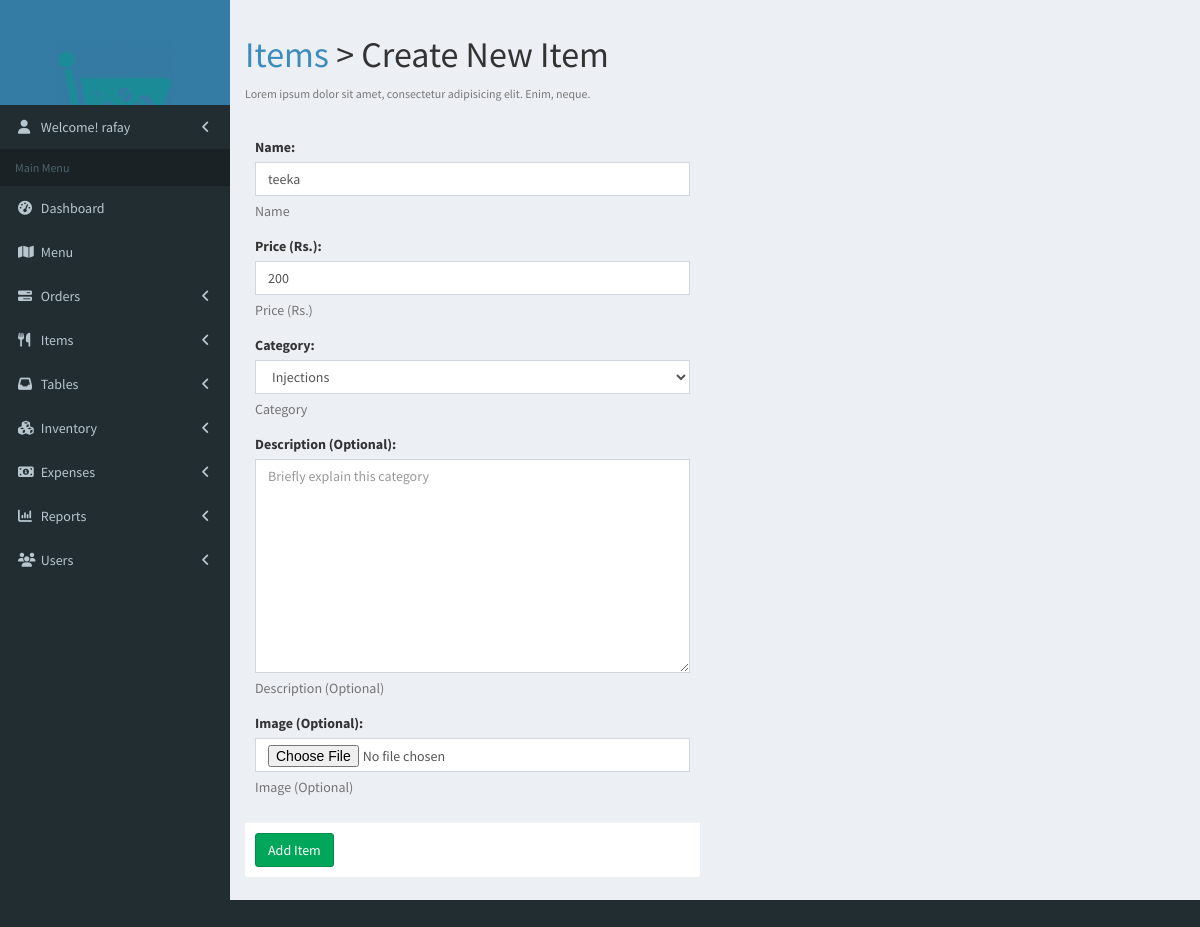
/item/1/edit (signed in), run on the app's committed database.
### app/models.py (models this page shows, shortened)
class User(AbstractUser):
    is_manager = models.BooleanField(default=False)
    is_inventory_manager = models.BooleanField(default=False)

class Item(models.Model):
    name = models.CharField(max_length=30)
    price = models.IntegerField()
    category = models.ForeignKey(ItemCategory, on_delete=models.PROTECT)
    description = models.CharField(max_length=300, null=True, blank=True)
    discount = models.IntegerField(default=0, null=True, blank=True)
    image = models.ImageField(upload_to="items/", null=True, blank=True)
    is_never_sold = models.BooleanField(default=True)
    is_active = models.BooleanField(default=True)
    created_at = models.DateTimeField(auto_now_add=True)
    updated_at = models.DateTimeField(auto_now=True)
    history = HistoricalRecords()

### app/views.py (the view)
# urls.py: path('item/<int:pk>/edit', views.ItemUpdate.as_view(), name='item-edit'),
@method_decorator([login_required], name='dispatch')
class ItemUpdate(UpdateView):
    model = Item
    form_class = ItemForm
    def get_context_data(self, **kwargs):
        context = super().get_context_data(**kwargs)
        ic = ItemCategory.objects.all()
        context['item_categories'] = ic if ic.count() > 0 else None
        return context

### app/models.py (called while the page is built)
    def __str__(self):
        return self.name

### app/templates/app/item_form.html (shortened to what this page needs)
{% extends 'base.html' %}
{% load static %}
{% block content %}
    <div>
        <section class="content-header">
            <div class="row">
                <div class="col-xs-8">
                    <h1>
                        <a href="{% url 'item-list' %}">Items</a> &gt; Create New Item
                    </h1>
                    <p class="text-muted">
                        <small>Lorem ipsum dolor sit amet, consectetur adipisicing elit. Enim, neque.</small>
                    </p>
                </div>
            </div>
        </section>
    </div>
    <section class="content container-fluid">
        {% if item_categories %}
            <div class="row">
                <div class="col-md-6">
                    <form action="" method="post" enctype="multipart/form-data">
                        <div class="box-body">
                            {% for field in form %}
                                <div class="form-group">
                                    {{ field.label_tag }}
                                    {{ field }}
                                    <span class="help-block">{{ field.help_text }}</span>
                                </div>
                            {% endfor %}
                        </div>
                        <div class="box-footer">
                            <button type="submit" class="btn btn-success">Add Item</button>
                        </div>
                    </form>
                </div>
            </div>
        {% endif %}
    </section>
{% endblock %}

### app/templates/base.html (shortened to what this page needs)
{% load static %}
<html>
<head>
    <link rel="stylesheet" href="{% static 'app/bower_components/font-awesome/css/font-awesome.min.css' %}">
    <link rel="stylesheet" href="{% static 'app/bower_components/bootstrap/dist/css/bootstrap.min.css' %}">
    <link rel="stylesheet" href="{% static 'app/dist/css/AdminLTE.min.css' %}">
    <link rel="stylesheet" href="{% static 'app/dist/css/skins/skin-blue.min.css' %}">
    <link href="{% static 'app/vendor/datatables-plugins/dataTables.bootstrap.css' %}" rel="stylesheet">
    <link href="{% static 'app/vendor/datatables-responsive/dataTables.responsive.css' %}" rel="stylesheet">
    <link rel="stylesheet" href="//cdn.datatables.net/1.10.19/css/jquery.dataTables.min.css">
    <link rel="stylesheet" href="{% static 'app/dist/css/aroma.css' %}">
</head>
<body class="hold-transition skin-blue sidebar-mini">
<div class="wrapper">
    <header class="main-header">
        <a href="base.html" class="logo">
            <span class="logo-lg">
                    <img src="{% static 'app/images/logo_white.png' %}" alt="" style="width: 60%; margin-top: 40px;">
                </span>
        </a>
    </header>
    <aside class="main-sidebar">
        <section class="sidebar">
            <ul class="sidebar-menu" data-widget="tree">
                <li class="treeview">
                    <a href="#">
                        <i class="fa fa-user"></i>
                        <span>
                            Welcome! {{ user.get_username }}
                        </span>
                        <span class="pull-right-container">
                              <i class="fa fa-angle-left pull-right"></i>
                            </span>
                    </a>
                </li>
            </ul>
            <ul class="sidebar-menu" data-widget="tree">
                <li class="header">Main Menu</li>
                <li class="{% block link-dashboard %}{% endblock %}">
                    <a href="{% url 'index' %}">
                        <i class="fa fa-dashboard"></i> <span>Dashboard</span>
                    </a>
                </li>
                {% if user.is_superuser or user.is_manager or user.is_staff %}
                    <li class="{% block link-menu %}{% endblock %}">
                        <a href="{% url 'menu' %}">
                            <i class="fa fa-map"></i> <span>Menu</span>
                        </a>
                    </li>
                    <li class="treeview {% block link-orders %}{% endblock %}">
                        <a href="#">
                            <i class="fa fa-tasks"></i>
                            <span>Orders</span>
                            <span class="pull-right-container">
                              <i class="fa fa-angle-left pull-right"></i>
                            </span>
                        </a>
                    </li>
                <li class="treeview {% block link-items %}{% endblock %}">
                        <a href="#">
                            <i class="fa fa-cutlery"></i>
                            <span>Items</span>
                            <span class="pull-right-container">
                              <i class="fa fa-angle-left pull-right"></i>
                            </span>
                        </a>
                                {% now 'n' as month %}
                                {% now 'Y' as year %}
                    </li>
                    <li class="treeview {% block link-tables %}{% endblock %}">
                        <a href="#">
                            <i class="fa fa-inbox"></i>
                            <span>Tables</span>
                            <span class="pull-right-container">
                              <i class="fa fa-angle-left pull-right"></i>
                            </span>
                        </a>
                    </li>
                {% endif %}
                {% if user.is_superuser or user.is_manager or user.is_inventory_manager %}
                    <li class="treeview {% block link-inventory %}{% endblock %}">
                        <a href="#">
                            <i class="fa fa-cubes"></i>
                            <span>Inventory</span>
                            <span class="pull-right-container">
                              <i class="fa fa-angle-left pull-right"></i>
                            </span>
                        </a>
                    </li>
                {% endif %}
                {% if user.is_superuser or user.is_manager %}
                    <li class="treeview {% block link-expense %}{% endblock %}">
                        <a href="#">
                            <i class="fa fa-money"></i>
                            <span>Expenses</span>
                            <span class="pull-right-container">
                              <i class="fa fa-angle-left pull-right"></i>
                            </span>
                        </a>
                    </li>
                    <li class="treeview {% block link-reports %}{% endblock %}">
                        <a href="#">
                            <i class="fa fa-bar-chart"></i>
                            <span>Reports</span>
                            <span class="pull-right-container">
                              <i class="fa fa-angle-left pull-right"></i>
                            </span>
                        </a>
                                {% now 'j' as today %}
                                {% now 'n' as month %}
                                {% now 'Y' as year %}
                                {% now 'n' as month %}
                                {% now 'Y' as year %}
                                {% now 'Y' as year %}
                    </li>
                {% endif %}
                {% if user.is_superuser %}
                    <li class="treeview {% block link-user %}{% endblock %}">
                        <a href="#">
                            <i class="fa fa-group"></i>
                            <span>Users</span>
                            <span class="pull-right-container">
                              <i class="fa fa-angle-left pull-right"></i>
                            </span>
                        </a>
                    </li>
                {% endif %}
            </ul>
        </section>
    </aside>
    <div class="content-wrapper">
        {% block content %}
        {% endblock %}
    </div>
</div>
</body>
</html>

### data on the page
User: get_username "rafay"
Item: form "teeka" "200" "Injections"

### other printed values
{{ field.label_tag }} "Name:" "Price (Rs.):" "Category:" "Description (Optional):" "Image (Optional):"
{{ field.help_text }} "Name" "Price (Rs.)" "Category" "Description (Optional)" "Image (Optional)"
